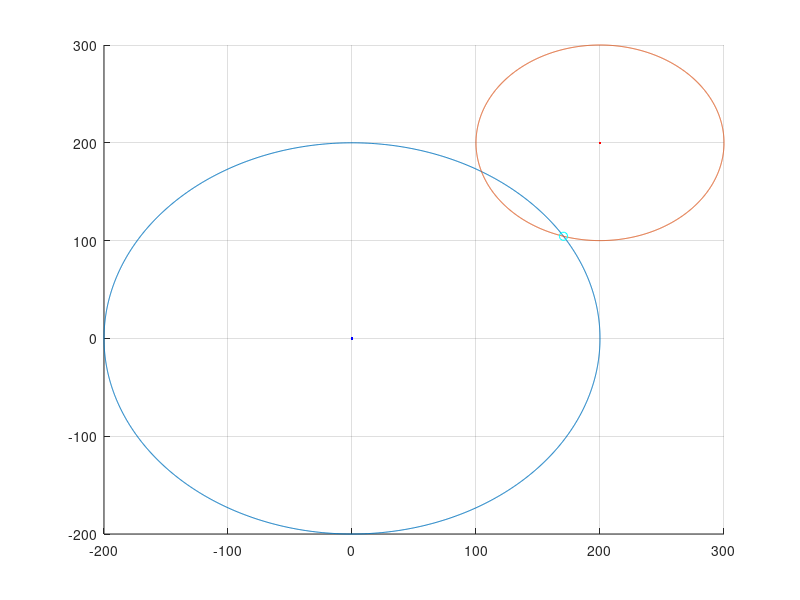

This figure's MATLAB source:
%% newton_circles.m
%
% Josh Kaplan
% contact@joshkplan.org
%
% Newton's Method to solve for the intersection of two circles.
% This script should work with either MATLAB and Octave.
close all; clear all; clc;

%% Constants
theta = 0:pi/1000:2*pi; 

%% Circle 1 ->  x^2 + y^2 = 1000
r = 200;
x1 = 0;
y1 = 0;

% Plot and hold 
figure;
hold on;
grid on;
plot(x1 + r*cos(theta), y1 + r*sin(theta), '');
plot(x1, y1, 'b.')

%% Circle 2 -> 
r = 100;
x2 = 200;
y2 = 200;

% Plot and hold 
plot(x2 + r*cos(theta), y2 + r*sin(theta), '');
plot(x2, y2, 'r.')


%% Newton's Method
% F1(x, y) = (x - x1)^2 + (y - y1)^2 - 200^2 = 0
% F2(x, y) = (x - x2)^2 + (y - y2)^2 - 100^2 = 0 

% Memory Allocation
F = zeros(2);
J = zeros(2, 2);
X = zeros(2);

% Initial Guess
X(1) = 300;
X(2) = 200;

% Newton's Method
MaxIters = 8; 
Tol = 1e-3;
for i = 1:MaxIters
    x = X(1);
    y = X(2);
    
    % Functions
    F(1) = (x - x1).^2 + (y - y1).^2 - 200^2;
    F(2) = (x - x2).^2 + (y - y2).^2 - 100^2;
    
    % Jacobian
    J(1,1) = (2*x - 2*x1); % dF1/dx 
    J(1,2) = (2*y - 2*y1); % dF1/dy 
    J(2,1) = (2*x - 2*x2); % dF2/dx
    J(2,2) = (2*y - 2*y2); % dF2/dy
    X = X - J\F;
    fprintf('%d: [%.2f %.2f]\n', i ,X(1), X(2))
end

% Plot the point
plot(X(1), X(2), 'co')
